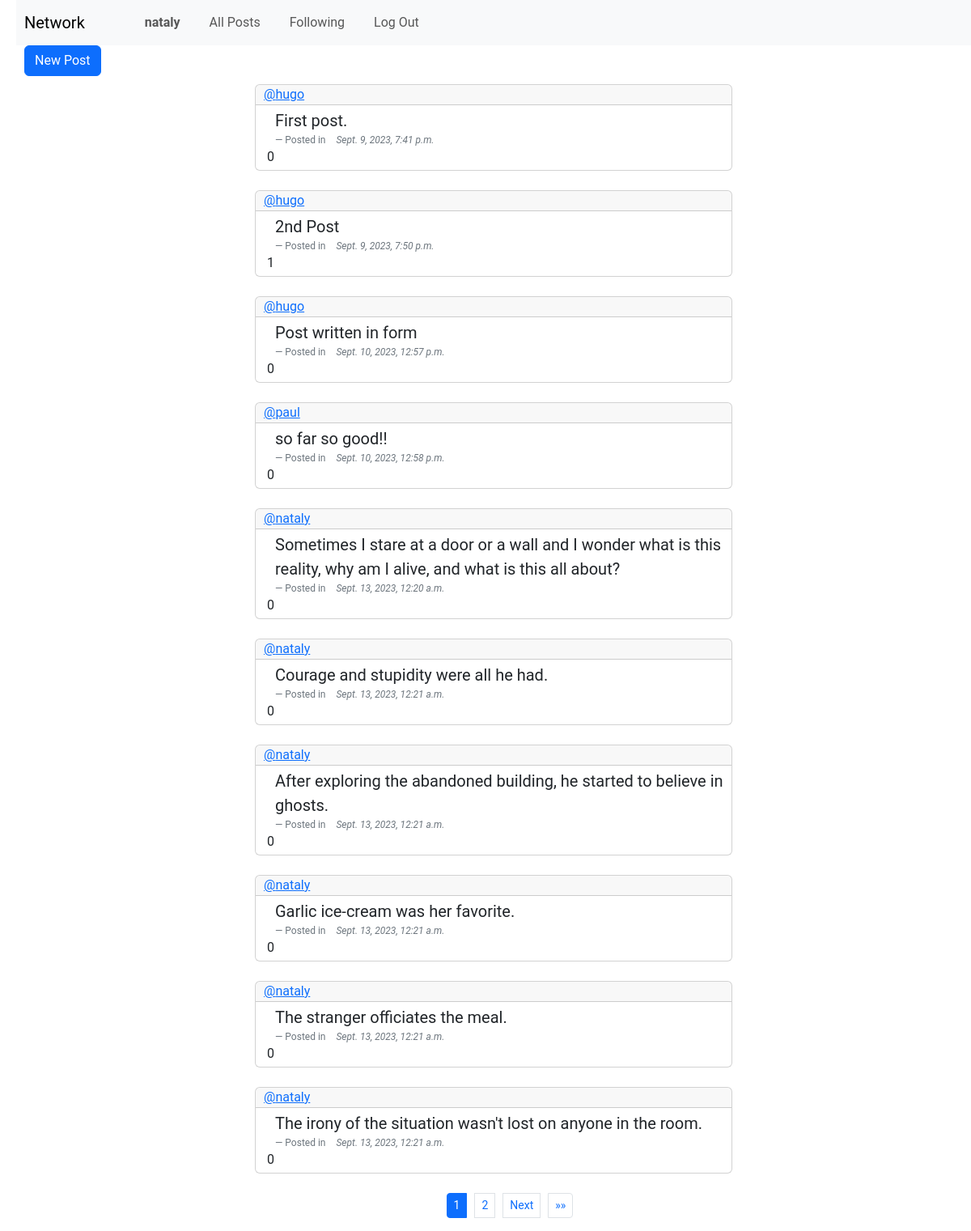
The app's page / (signed in) with its own data.
### network/models.py (models this page shows, shortened)
class User(AbstractUser):
    pass

class Post(models.Model):
    user = models.ForeignKey(User, related_name='author', on_delete=models.CASCADE)
    created = models.DateTimeField(auto_now_add=True)
    postContent= models.TextField()
    likes = models.ManyToManyField(User, related_name='liked_posts', blank=True)

### network/views.py (the view)
# urls.py: path("", views.index, name="index"),
def index(request):
    allPosts = Post.objects.all()
    posts = []
    for post in allPosts:
        likes = post.likes.count()
        posts.append((post, likes))
    paginator = Paginator(posts, 10) # Show 10 posts per page.
    page_number = request.GET.get('page')
    page_obj = paginator.get_page(page_number)
    return render(request, "network/index.html", {'page_obj': page_obj})

### network/templates/network/index.html (shortened to what this page needs)
{% extends "network/layout.html" %}
{% block body %}
{% if user.is_authenticated %}
<button type="button" class="btn btn-primary" id="newPost" data-bs-toggle="modal" data-bs-target="#exampleModal" style="margin-bottom: 10px;">
    New Post
  </button>
{% endif %}
{% for posts, likes in page_obj %}
<div class="card">
    <div class="card-header">
      <a href="{% url 'profile' posts.user.id %}">@{{posts.user}}</a>
    </div>
    <div class="card-body">
      <blockquote class="blockquote mb-0">
        <p>{{posts.postContent}}</p>
        <footer class="blockquote-footer">Posted in <cite title="Source Title">{{posts.created}}</cite></footer>
      </blockquote>
      {{likes}}
    </div>
  </div>
<br>
{% empty %}
    <div>No Posts yet!</div>
{% endfor %}
<nav aria-label="Page navigation example">
{% if page_obj.paginator.num_pages > 1 %}
  <ul class="pagination justify-content-center pagination-sm">
    {% for i in page_obj.paginator.page_range %}
      {% if i == page_obj.number %}
        <li class="page-item active">
          <span class="page-link">{{ i }}</span>
        </li>
      {% elif i > page_obj.number|add:"-3" and i < page_obj.number|add:"3" %}
        <li class="page-item">
          <a class="page-link" href="?page={{ i }}">{{ i }}</a>
        </li>
      {% endif %}
    {% endfor %}
    {% if page_obj.has_next %}
      <li class="page-item">
        <a class="page-link" href="?page={{ page_obj.next_page_number }}">Next</a>
      </li>
      <li class="page-item">
        <a class="page-link" href="?page={{ page_obj.paginator.num_pages }}">&raquo;&raquo;</a>
      </li>
    {% endif %}
  </ul>
{% endif %}
</nav>
{% endblock %}

### network/templates/network/layout.html (shortened to what this page needs)
{% load static %}
<!DOCTYPE html>
<html lang="en">
    <head>
        <link href="https://cdn.jsdelivr.net/npm/bootstrap@5.3.1/dist/css/bootstrap.min.css" rel="stylesheet">
        <link href="{% static 'network/styles.css' %}" rel="stylesheet">
    </head>
    <body>
        <nav class="navbar navbar-expand-lg navbar-light bg-light">
            <a class="navbar-brand" href="{% url 'index' %}">Network</a>
            <div>
              <ul class="navbar-nav mr-auto">
                {% if user.is_authenticated %}
                    <li class="nav-item">
                        <a class="nav-link" href="{% url 'profile' user.id %}"><strong>{{ user.username }}</strong></a>
                    </li>
                {% endif %}
                <li class="nav-item">
                  <a class="nav-link" href="{% url 'index' %}">All Posts</a>
                </li>
                {% if user.is_authenticated %}
                    <li class="nav-item">
                        <a class="nav-link" href="{% url 'following' %}">Following</a>
                    </li>
                    <li class="nav-item">
                        <a class="nav-link" href="{% url 'logout' %}">Log Out</a>
                    </li>
                {% endif %}
              </ul>
            </div>
          </nav>
        <div class="body">
            {% block body %}
            {% endblock %}
        </div>
    </body>
</html>

### network/static/network/styles.css (style rules this page uses)
* { margin-left: 10px; }
#newPost { margin-left: 10px; }
body { font-family: 'Roboto', sans-serif; }
.card { margin: auto; width: 50%; }
.card-header { padding: 0; height: 1 rem; margin-left: 0; }
.card-body { padding: 4px; }
.card-body p { font-size: 1 rem; }
.card-body footer { font-size: 12px; }

### records on screen
User: username "nataly"
Post: user "hugo", postContent "First post.", created "Sept. 9, 2023, 7:41 p.m.", likes "0"
Post: user "hugo", postContent "2nd Post", created "Sept. 9, 2023, 7:50 p.m.", user "1"
Post: user "hugo", postContent "Post written in form", created "Sept. 10, 2023, 12:57 p.m.", likes "0"
Post: user "paul", postContent "so far so good!!", created "Sept. 10, 2023, 12:58 p.m.", likes "0"
Post: user "nataly", postContent "Sometimes I stare at a door or a wall and I wonder what is this reality, why am I alive, and what is this all about?", created "Sept. 13, 2023, 12:20 a.m.", likes "0"
Post: user "nataly", postContent "Courage and stupidity were all he had.", created "Sept. 13, 2023, 12:21 a.m.", likes "0"
Post: user "nataly", postContent "After exploring the abandoned building, he started to believe in ghosts.", created "Sept. 13, 2023, 12:21 a.m.", likes "0"
Post: user "nataly", postContent "Garlic ice-cream was her favorite.", created "Sept. 13, 2023, 12:21 a.m.", likes "0"
Post: user "nataly", postContent "The stranger officiates the meal.", created "Sept. 13, 2023, 12:21 a.m.", likes "0"
Post: user "nataly", postContent "The irony of the situation wasn't lost on anyone in the room.", created "Sept. 13, 2023, 12:21 a.m.", likes "0"

### other values on screen
{{ i }} "1"
{{ i }} "2"
